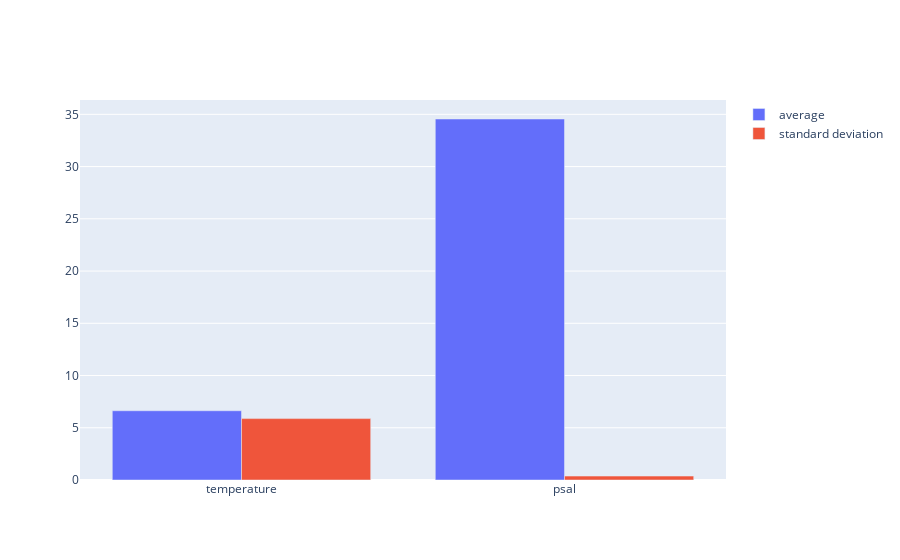

Here is the notebook cell this chart was saved with:
### Code cell
df2 = df.loc[df.column_name != 'pressure']
fig = go.Figure(data=[
    go.Bar(name='average', x=df2.column_name, y=df2['average']),
    go.Bar(name='standard deviation', x=df2.column_name, y=df2['stddev'])
])
fig.update_layout(barmode='group')
fig.show()
plotly.offline.plot(fig, filename = '2.html', auto_open=False)

### Figure 1 — Plotly figure (JSON) as saved in the notebook; plotly's stock layout.template omitted (floating-point values rounded to 4 significant figures)
{"data": [{"name": "average", "type": "bar", "x": ["temperature", "psal"], "y": [6.627, 34.55]}, {"name": "standard deviation", "type": "bar", "x": ["temperature", "psal"], "y": [5.875, 0.3739]}], "layout": {"barmode": "group"}}
